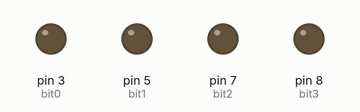
Recording of a sketch running on a simulated Arduino Uno, built with avr-gcc and run on an emulated ATmega328P. Shown: output pins drawn as LEDs (lit = HIGH).

Above: at 0.7 s.
At 2.7 s:
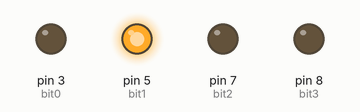
At 4.7 s:
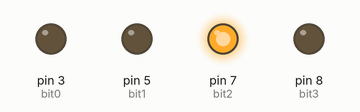
At 8.7 s:
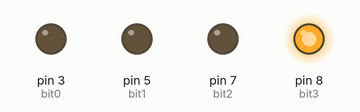
At 12.7 s:
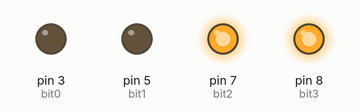
At 17.7 s:
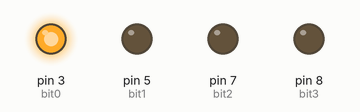
Timing chart, 0 to 18.4 s (numbered marks = the images above):
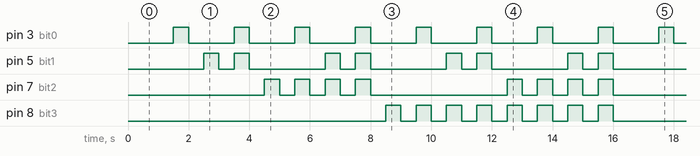

Measured:
- by itself, pin 3 (bit0): alternates HIGH for 0.50 s and LOW for 1.5 s
- by itself, pin 5 (bit1): repeats every 4.0 s: LOW 0.50 s, HIGH 0.50 s, LOW 2.5 s, HIGH 0.50 s
- by itself, pin 7 (bit2): repeats every 8.0 s: 3 × (LOW 0.50 s, HIGH 0.50 s), LOW 4.5 s, HIGH 0.50 s
- by itself, pin 8 (bit3): goes 7 × (HIGH 0.50 s, LOW 0.50 s), HIGH 0.50 s, LOW 8.5 s, 7 × (HIGH 0.50 s, LOW 0.50 s), HIGH 0.50 s, then LOW

The sketch:

binaryCounter.ino
```cpp
int count = 0;
const int bit0 = 3;
const int bit1 = 5;
const int bit2 = 7;
const int bit3 = 8;

void setup() {
  // put your setup code here, to run once:
  pinMode(bit0,OUTPUT);
  pinMode(bit1,OUTPUT);
  pinMode(bit2,OUTPUT);
  pinMode(bit3,OUTPUT);
}

void loop() {
  // put your main code here, to run repeatedly:
  digitalWrite(bit0, LOW);
  digitalWrite(bit1, LOW);
  digitalWrite(bit2, LOW);
  digitalWrite(bit3, LOW);

  delay(500);


  switch (count){
    case 0:
      break;
    case 1:
      digitalWrite(bit0, HIGH);
      break;
    case 2:
      digitalWrite(bit1, HIGH);
      break;
    case 3:
      digitalWrite(bit0, HIGH);
      digitalWrite(bit1, HIGH);
      break;
    case 4:
      digitalWrite(bit2, HIGH);
      break;
    case 5:
      digitalWrite(bit0, HIGH);
      digitalWrite(bit2, HIGH);
      break;
    case 6:
      digitalWrite(bit1, HIGH);
      digitalWrite(bit2, HIGH);
      break;
    case 7:
      digitalWrite(bit0, HIGH);
      digitalWrite(bit1, HIGH);
      digitalWrite(bit2, HIGH);
      break;
    case 8:
      digitalWrite(bit3, HIGH);
      break;
    case 9:
      digitalWrite(bit0, HIGH);
      digitalWrite(bit3, HIGH);
      break;
    case 10:
      digitalWrite(bit1, HIGH);
      digitalWrite(bit3, HIGH);
      break;
    case 11:
      digitalWrite(bit0, HIGH);
      digitalWrite(bit1, HIGH);
      digitalWrite(bit3, HIGH);
      break;
    case 12:
      digitalWrite(bit2, HIGH);
      digitalWrite(bit3, HIGH);
      break;
    case 13:
      digitalWrite(bit0, HIGH);
      digitalWrite(bit2, HIGH);
      digitalWrite(bit3, HIGH);
      break;
    case 14:
      digitalWrite(bit1, HIGH);
      digitalWrite(bit2, HIGH);
      digitalWrite(bit3, HIGH);
      break;
    case 15:
      digitalWrite(bit0, HIGH);
      digitalWrite(bit1, HIGH);
      digitalWrite(bit2, HIGH);
      digitalWrite(bit3, HIGH);
      break;
    default:
      break;
  }

  count = count + 1;
  if (count == 16){
    count = 0;
  }

  delay(500);

}
```
